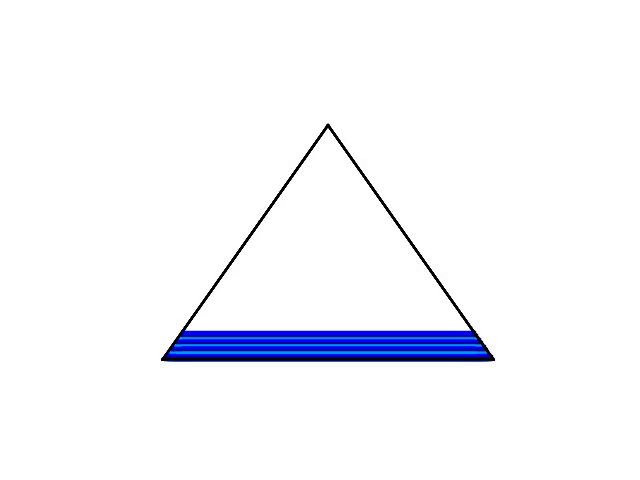
#> input picture frame 10 of linear system/rising_water_level/triangle.mp4, 640 x 480 px
$ python liquid_lvl.py
#> lines starting #> are read from the running program, lines starting #| are printed output that depends on the picture; long printed decimals are rounded
#> further down, frame is the input picture: shape (480, 640, 3); mean B, G, R 251.6, 246.7, 245.8
import numpy as np
import cv2 as cv
import os

curdir = os.path.dirname(os.path.realpath(__file__))
stru = '\yy'
curdir = curdir.replace(stru[0],'/') + '/'

# IMAGE NAME(input)
imagename = ''
# VIDEO NAME(input)
videoname = 'triangle.mp4'
forimage = cv.imread(curdir + imagename)
forvideo = cv.VideoCapture(curdir + videoname)
water = [232,253,255]
coffe = [30,10,10]
greentea = [10,100,10]
def getcolorformula(rgb):
    one = int(np.linalg.norm(np.array(rgb) - np.array(water) , 2))
    two = int(np.linalg.norm(np.array(rgb) - np.array(coffe) , 2))
    three = int(np.linalg.norm(np.array(rgb) - np.array(greentea) , 2))
    allt = one + two + three
    return 'water - ' + str(round(one * 100/allt , 1)) + '%, coffe - ' + str(round(two*100/allt ,  1)) + '%, greentea - ' + str(round(three*100/allt , 1)) +'%'


def issimmilar(vec1,vec2):
    return np.linalg.norm(np.array(vec1) - np.array(vec2) , 1) < 30

def findcontainer(frame):
    frame2 = frame.tolist()
#> frame2 = 480 items
    containercords_frombottomtotop = []
    height = len(frame)
#> height = 480
    width = len(frame[0])
#> width = 640
    for THid in range(height):
        Hid = height - THid - 1
        left = 0
        right = 0
        disturbed = False
        for Wid in range(width-1):
            if(not issimmilar(frame2[Hid][Wid], frame2[Hid][Wid+1])):
                left = Wid+1
                disturbed = True
                break
        for TWid in range(width-1):
            Wid = width - TWid - 1
            if(not issimmilar(frame2[Hid][Wid], frame2[Hid][Wid-1])):
                right = Wid-1
                break
        for ind in range(left,width-1):
            if(issimmilar(frame2[Hid][ind], frame2[Hid][ind+1])):
                left = Wid+1
                if(left >= right):
                    disturbed = False
            else :
                break
        for ind in range(width - right,width - 1):
            tind = width - ind
            if(issimmilar(frame2[Hid][tind],frame2[Hid][tind-1])):
                right = right - 1
                if(right <= left):
                    disturbed = False
            else :
                break
        # --------------------- marcxena mxare gavakete, exla marjvena darcha
        if(disturbed):
            containercords_frombottomtotop.append((Hid,(left,right)))
#> this loop made 480 passes
#> Hid on passes 1 to 3: 479, 478, 477
#> after the loop, containercords_frombottomtotop = 138 items
    return containercords_frombottomtotop
    # [20 lines of commented-out code are left out]

def determinepres(frame,container,containersize):
    x = int((container[len(container) - 1][1][0] + container[len(container) - 1][1][1])/2)
    stopind = 0
    counttop = 0
    # ON THE TRIANGLE TESTCASE BORDER CHANGES IN SIZE
    for ind in range(len(container)):
        # THESE TWO VERY ILLOGICAL IFS ARE HERE ONLY BECAUSE IN GIVEN TEST THE TRIANGLE CHANGES ITS DIMENSIONS (IT WIDENS) and my solution depends on predefined objects shape
        # but if there was no ifs and the object didnt change dimensions range(5,len) would be requered//
        rind = ind
        if(ind < 20):
            rind = 20
        y = container[rind][0]
        counttop = counttop + container[ind][1][1] - container[ind][1][0]
        if(not issimmilar(frame[y][x],frame[y+1][x])):
            return (((containersize - counttop)/containersize)*100 ,frame[y+1][x])
            # also grabbing frame[y+1][x] to test for liquid consentration


n = 1
istrue,frame = forvideo.read()
print('at frame' , n)
container = findcontainer(frame)
#> container = 138 items
container = list(sorted(container,key=lambda x : x[0]))
contanersize = 0
for el in container:
    contanersize = contanersize + el[1][1] - el[1][0]
#> this loop made 138 passes
#> (el, contanersize) on passes 1 to 12: ((123, (327, 328)), 1), ((124, (326, 329)), 4), ((126, (325, 330)), 9), ((127, (324, 331)), 16), ((130, (322, 333)), 27), ((133, (320, 335)), 42), ((134, (319, 336)), 59), ((136, (318, 337)), 78), ((137, (317, 338)), 99), ((140, (315, 340)), 124), ((141, (314, 341)), 151), ((143, (313, 342)), 180)
#> after the loop, contanersize = 23255
pros = determinepres(frame,container,contanersize)
#> in determinepres, `x = int((container[len(container) - 1][1][0] + container[len(container..`: x = 327
#> the loop in determinepres, `for ind in range(len(container)):` made 120 passes
#> (y, counttop) on passes 1 to 12: (158, 1), (158, 4), (158, 9), (158, 16), (158, 27), (158, 42), (158, 59), (158, 78), (158, 99), (158, 124), (158, 151), (158, 180)
#> after the loop in determinepres, `for ind in range(len(container)):`: counttop = 17613
#> pros = (24.26, [255, 255, 255])
print(pros[0],'%')
#| 24.261 %
print(getcolorformula(pros[1]))
#> in getcolorformula, `one = int(np.linalg.norm(np.array(rgb) - np.array(water) , 2))`: one = 23
#> in getcolorformula, `two = int(np.linalg.norm(np.array(rgb) - np.array(coffe) , 2))`: two = 413
#> in getcolorformula, `three = int(np.linalg.norm(np.array(rgb) - np.array(greentea) , 2))`: three = 379
#> in getcolorformula, `allt = one + two + three`: allt = 815
#| water - 2.8%, coffe - 50.7%, greentea - 46.5%
cv.imshow('press d to exit',frame)
n = 2
while True:
    # TRY-CATCH BECAUSE OF VIDEOPLAYER ERROR, exmaple had 100frames but after 100th frame while loops does not stop(we dont know cv library good enough so i wont even try to correct it)
    try:
     istrue,frame = forvideo.read()
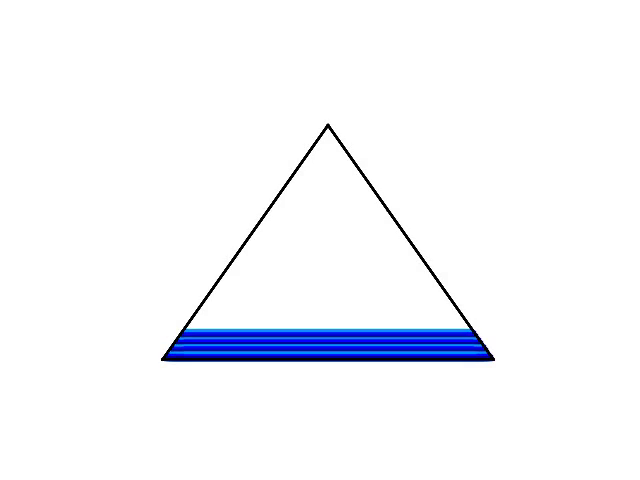
#> input picture frame 11 of linear system/rising_water_level/triangle.mp4, 640 x 480 px
#> frame is the input picture: shape (480, 640, 3); mean B, G, R 251.6, 246.7, 245.3
     print('at frame' , n)
     pros = determinepres(frame,container,contanersize)
#> the loop in determinepres, `for ind in range(len(container)):` made 120 passes
#> counttop on passes 1 to 7: 1, 4, 9, 16, 27, 42, 59
     print(pros[0],'%')
#| 24.261 %
     print(getcolorformula(pros[1]))
#| water - 2.8%, coffe - 50.7%, greentea - 46.5%
     n+=1
     cv.imshow('press d to exit',frame)
     if cv.waitKey(20) & 0xFF == ord('d'):
#> (key Esc is pressed here)
        break
    except:
        break
forvideo.release()
cv.destroyAllWindows()

# first thing i do is i take first frame of the video and search for the instrument that we will be filling with our liquid
# i call it container, and it is array of tuples which store one y cord and tuple of x cords
# so basically container stores every y on which our contaner is located with two x coordinats
# after that i take this contaner and for every frame i go down from highest y to lowest add up all of x2 - x1 cords which gives us volume of the not yet filled vessel
# and if i find distortion in color in my way i stop and calculate (entire vol) - (added up vol) to calculate filled up space
# (i forgot to say when im calculating container cords i try to eliminate all of the borders from the actual cords where the luqid can go, but i think i failed miserably
# and dont know why, thats why in determinepres function, in for loop u see if(ind < 20) cuz i have to jump over some pixels so it does not detect distortion straight away
# thats why there might be slight miscalculations, so im not happy with this algorithm)

$ run again, starting later in the video
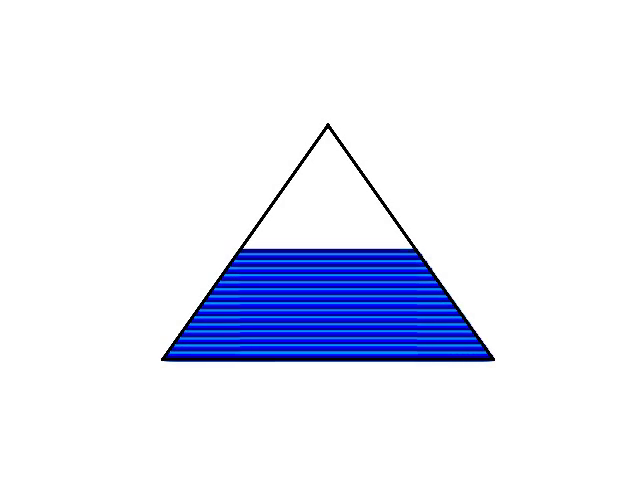
#> input picture frame 45 of linear system/rising_water_level/triangle.mp4, 640 x 480 px
#> frame is the input picture: shape (480, 640, 3); mean B, G, R 248.8, 233.8, 230.6
#> frame2 = 480 items
#> height = 480
#> width = 640
#> the loop in findcontainer, `for THid in range(height):` made 480 passes
#> Hid on passes 1 to 3: 479, 478, 477
#> after the loop in findcontainer, `for THid in range(height):`: containercords_frombottomtotop = 95 items
#> the loop `for el in container:` made 95 passes
#> (el, contanersize) on passes 1 to 8: ((123, (326, 327)), 1), ((127, (324, 331)), 8), ((131, (321, 334)), 21), ((134, (319, 336)), 38), ((137, (317, 338)), 59), ((141, (314, 341)), 86), ((144, (312, 343)), 117), ((148, (309, 346)), 154)
#> after the loop `for el in container:`: contanersize = 17079
#> x = 327
#> the loop in determinepres, `for ind in range(len(container)):` made 42 passes
#> (y, counttop) on passes 1 to 8: (185, 1), (185, 8), (185, 21), (185, 38), (185, 59), (185, 86), (185, 117), (185, 154)
#> after the loop in determinepres, `for ind in range(len(container)):`: counttop = 3789
#> pros = (77.81, [255, 254, 255])
#| 77.815 %
#> one = 23
#> two = 412
#> three = 379
#> allt = 814
#| water - 2.8%, coffe - 50.6%, greentea - 46.6%
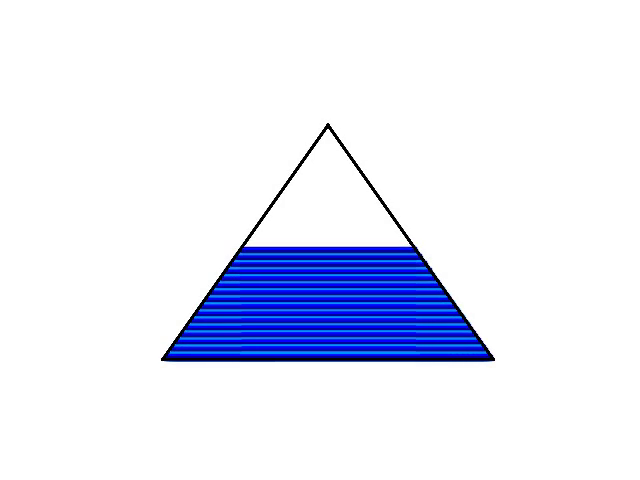
#> input picture frame 46 of linear system/rising_water_level/triangle.mp4, 640 x 480 px
#> frame is the input picture: shape (480, 640, 3); mean B, G, R 248.8, 233.6, 230.3
#> the loop in determinepres, `for ind in range(len(container)):` made 43 passes
#> counttop on passes 1 to 8: 1, 8, 21, 38, 59, 86, 117, 154
#| 76.814 %
#| water - 2.0%, coffe - 51.1%, greentea - 46.9%
